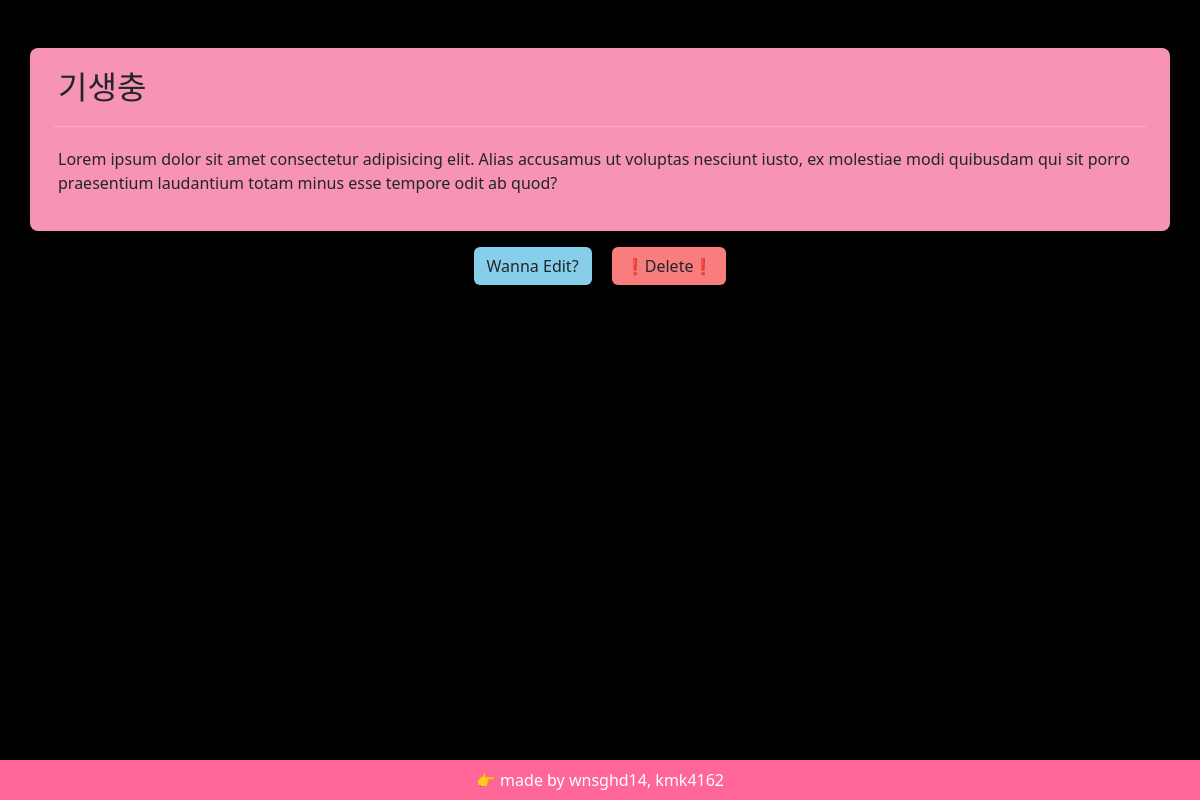
Screenshot of /detail/9 with the database file from the repository.
### reviews/models.py (models this page shows)
class Review(models.Model):
  title = models.CharField(max_length=80,null=True)
  content = models.TextField(null=True)
  created_at = models.DateTimeField(auto_now_add=True)
  updated_at = models.DateTimeField(auto_now = True)

### reviews/views.py (the view)
# urls.py: path('detail/<int:pk>', views.detail, name = 'detail'),
def detail(request, pk):
  review = Review.objects.get(pk = pk)
  context = {
    'review' : review,
  }
  return render(request, 'reviews/detail.html', context)

### reviews/templates/reviews/detail.html
{% extends 'base.html' %} {% load static %} {% block content %}
<link rel="stylesheet" href="{% static 'css/detail.css' %}" />
<div
  class="container text-start mt-5 py-3 rounded-3"
  style="
    background-color: #f793b5;
    padding: 1vw 2vw;
    box-shadow: 2px 4px 8px 2px rgba(26, 26, 26, 0.098);
  "
>
  <h2 class="detail-title mb-3 rounded-3 p-1">{{ review.title }}</h2>
  <hr style="color: white" />
  <p class="detail-content rounded-3 p-1">{{ review.content }}</p>
</div>
<div class="text-center my-3">
  <a href="{% url 'reviews:edit' review.pk %}" class="btn btn-edit me-3"
    >Wanna Edit?</a
  >
  <a href="{% url 'reviews:delete' review.pk %}" class="btn btn-delete"
    >❗Delete❗</a
  >
</div>
{% endblock %}

### static/css/detail.css (style rules this page uses)
.btn-edit { background-color: skyblue; }
.btn-delete { background-color: rgb(249, 125, 125); }

### rows the page displays
Review: title "기생충", content "Lorem ipsum dolor sit amet consectetur adipisicing elit. Alias accusamus ut voluptas nesciunt iusto, ex molestiae modi quibusdam qui sit porro praesentium laudantium totam minus esse tempore odit ab quod?"
